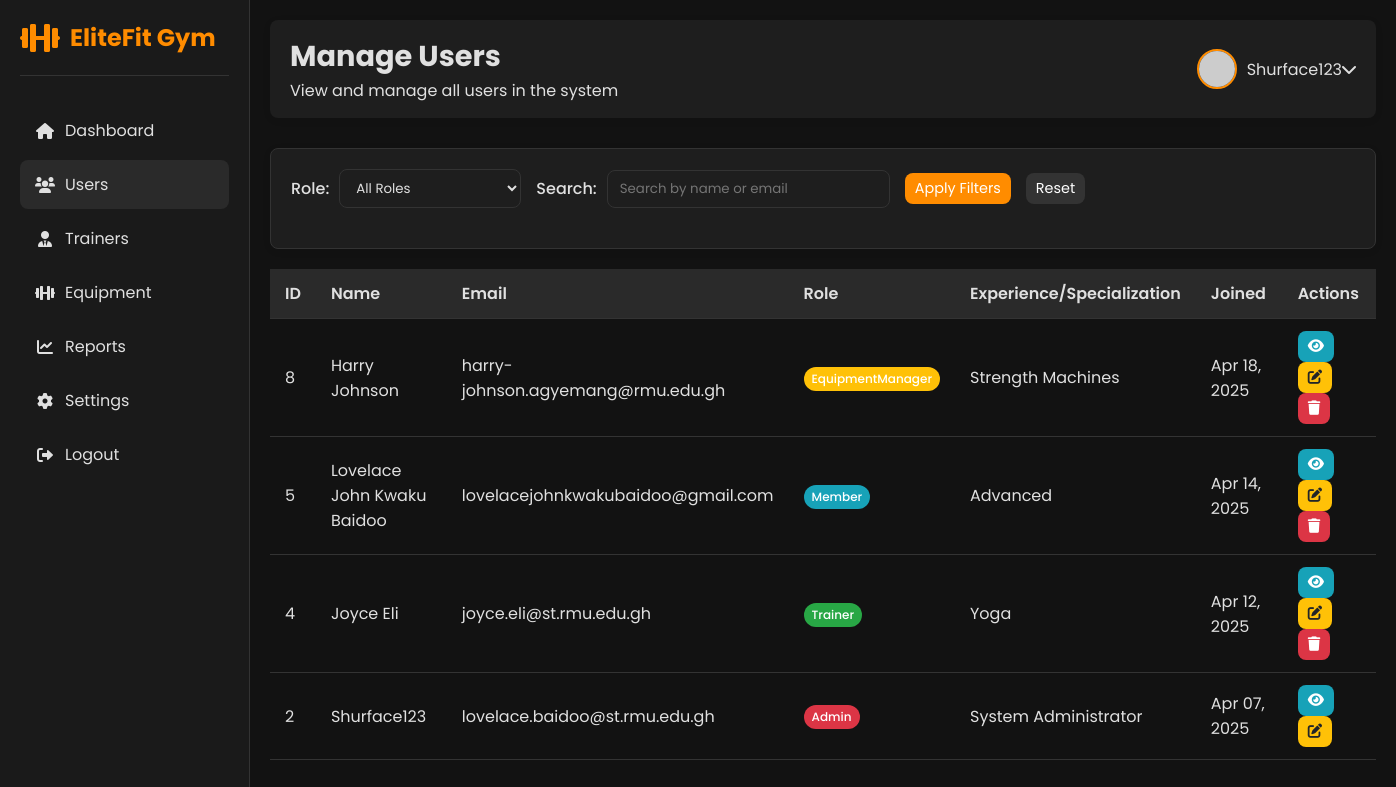
Page /Public/admin/users.php (signed in) on the committed database.
### tables this page shows
CREATE TABLE IF NOT EXISTS `users` (
  `id` int NOT NULL AUTO_INCREMENT,
  `name` varchar(100) NOT NULL,
  `email` varchar(100) NOT NULL,
  `password` varchar(255) NOT NULL,
  `role` enum('Member','Trainer','Admin','EquipmentManager') NOT NULL,
  `experience_level` varchar(50) DEFAULT NULL,
  `fitness_goals` text,
  `preferred_routines` text,
  `created_at` timestamp NULL DEFAULT CURRENT_TIMESTAMP,
  `height` varchar(20) DEFAULT NULL,
  `weight` decimal(5,2) DEFAULT NULL,
  `date_of_birth` date DEFAULT NULL,
  `profile_image` varchar(255) DEFAULT NULL,
  `phone` varchar(20) DEFAULT NULL,
  `locked_until` datetime DEFAULT NULL,
  `failed_attempts` int DEFAULT '0',
  PRIMARY KEY (`id`),
  UNIQUE KEY `email` (`email`),
  KEY `idx_locked_until` (`locked_until`)
);

### Public/admin/users.php (the view, shortened to what this page needs)
<?php
$userId = $_SESSION['user_id'];
$userName = $_SESSION['name'];
$search = isset($_GET['search']) ? $_GET['search'] : '';
$page = isset($_GET['page']) ? (int)$_GET['page'] : 1;
$perPage = 10;
$offset = ($page - 1) * $perPage;
$conn = connectDB();
$query = "SELECT id, name, email, role, experience_level, created_at FROM users WHERE 1=1";
$params = [];
$limitOffset = " ORDER BY created_at DESC LIMIT " . (int)$perPage . " OFFSET " . (int)$offset;
$query .= $limitOffset;
$stmt = $conn->prepare($query);
$stmt->execute($params);
$users = $stmt->fetchAll(PDO::FETCH_ASSOC);
$theme = isset($_COOKIE['admin_theme']) ? $_COOKIE['admin_theme'] : 'dark';
?>
<!DOCTYPE html>
<html lang="en" data-theme="<?php echo $theme; ?>">
<head>
   <link rel="stylesheet" href="https://cdnjs.cloudflare.com/ajax/libs/font-awesome/6.0.0-beta3/css/all.min.css">
</head>
<body>
   <div class="dashboard-container">
       <div class="sidebar">
           <div class="sidebar-header">
               <i class="fas fa-dumbbell fa-2x" style="color: var(--orange);"></i>
               <h2>EliteFit Gym</h2>
           </div>
           <ul class="sidebar-menu">
               <li><a href="dashboard.php"><i class="fas fa-home"></i> <span>Dashboard</span></a></li>
               <li><a href="users.php" class="active"><i class="fas fa-users"></i> <span>Users</span></a></li>
               <li><a href="trainers.php"><i class="fas fa-user-tie"></i> <span>Trainers</span></a></li>
               <li><a href="equipment-managers.php"><i class="fas fa-dumbbell"></i> <span>Equipment</span></a></li>
               <li><a href="reports.php"><i class="fas fa-chart-line"></i> <span>Reports</span></a></li>
               <li><a href="admin_settings.php"><i class="fas fa-cog"></i> <span>Settings</span></a></li>
               <li><a href="../logout.php"><i class="fas fa-sign-out-alt"></i> <span>Logout</span></a></li>
           </ul>
       </div>
       <div class="main-content">
           <div class="header">
               <div>
                   <h1>Manage Users</h1>
                   <p>View and manage all users in the system</p>
               </div>
               <div class="user-info">
                   <img src="https://randomuser.me/api/portraits/women/1.jpg" alt="User Avatar">
                   <div class="dropdown">
                       <div class="dropdown-toggle" onclick="toggleDropdown()">
                           <span><?php echo htmlspecialchars($userName); ?></span>
                           <i class="fas fa-chevron-down ml-2"></i>
                       </div>
                   </div>
               </div>
           </div>
           <div class="card">
               <form action="users.php" method="get" id="filterForm">
                   <div class="filter-section">
                       <div class="filter-group">
                           <label class="filter-label" for="role">Role:</label>
                           <select name="role" id="role" class="filter-select">
                               <option value="">All Roles</option>
                           </select>
                       </div>
                       <div class="filter-group">
                           <label class="filter-label" for="search">Search:</label>
                           <input type="text" name="search" id="search" class="filter-input" placeholder="Search by name or email" value="<?php echo htmlspecialchars($search); ?>">
                       </div>
                       <button type="submit" class="btn btn-sm">Apply Filters</button>
                       <a href="users.php" class="btn btn-sm" style="background-color: var(--secondary);">Reset</a>
                   </div>
               </form>
           </div>
           <div class="table-container table-responsive">
               <table class="table">
                   <thead>
                       <tr>
                           <th>ID</th>
                           <th>Name</th>
                           <th>Email</th>
                           <th>Role</th>
                           <th>Experience/Specialization</th>
                           <th>Joined</th>
                           <th>Actions</th>
                       </tr>
                   </thead>
                   <tbody>
                       <?php if (count($users) > 0): ?>
                           <?php foreach ($users as $user): ?>
                               <tr>
                                   <td><?php echo $user['id']; ?></td>
                                   <td><?php echo htmlspecialchars($user['name']); ?></td>
                                   <td><?php echo htmlspecialchars($user['email']); ?></td>
                                   <td>
                                       <?php
                                           $badgeClass = '';
                                           switch ($user['role']) {
                                               case 'Admin':
                                                   $badgeClass = 'badge-danger';
                                                   break;
                                               case 'Trainer':
                                                   $badgeClass = 'badge-success';
                                                   break;
                                               case 'EquipmentManager':
                                                   $badgeClass = 'badge-warning';
                                                   break;
                                               default:
                                                   $badgeClass = 'badge-info';
                                           }
                                       ?>
                                       <span class="badge <?php echo $badgeClass; ?>">
                                           <?php echo htmlspecialchars($user['role']); ?>
                                       </span>
                                   </td>
                                   <td><?php echo htmlspecialchars($user['experience_level'] ?? 'N/A'); ?></td>
                                   <td><?php echo date('M d, Y', strtotime($user['created_at'])); ?></td>
                                   <td>
                                       <a href="view-user.php?id=<?php echo $user['id']; ?>" class="btn btn-sm btn-info view-user" data-id="<?php echo $user['id']; ?>" title="View"><i class="fas fa-eye"></i></a>
                                       <a href="edit-user.php?id=<?php echo $user['id']; ?>" class="btn btn-sm btn-warning" title="Edit"><i class="fas fa-edit"></i></a>
                                       <?php if ($user['role'] !== 'Admin' || $user['id'] !== $userId): ?>
                                           <a href="javascript:void(0);" onclick="confirmDelete(<?php echo $user['id']; ?>, '<?php echo htmlspecialchars($user['name']); ?>')" class="btn btn-sm btn-danger delete-user" data-id="<?php echo $user['id']; ?>" title="Delete"><i class="fas fa-trash"></i></a>
                                       <?php endif; ?>
                                   </td>
                               </tr>
                           <?php endforeach; ?>
                       <?php else: ?>
                           <tr>
                               <td colspan="7" style="text-align: center;">No users found.</td>
                           </tr>
                       <?php endif; ?>
                   </tbody>
               </table>
           </div>
       </div>
   </div>
</body>
</html>

### Public/admin/users.php (style rules this page uses)
:root { --primary: #ff4d4d; --secondary: #333; --light: #f8f9fa; --dark: #212529; --success: #28a745; --danger: #dc3545; --warning: #ffc107; --info: #17a2b8; --border-radius: 8px; --orange: #FF8C00; --bg-light: #f5f7fa; --text-light: #333; --card-light: #ffffff; --border-light: #e0e0e0; --sidebar-light: #ffffff; --sidebar-text-light: #333; --sidebar-hover-light: #f0f0f0; --bg-dark: #121212; --text-dark: #e0e0e0; --card-dark: #1e1e1e; --border-dark: #333; --sidebar-dark: #1a1a1a; --sidebar-text-dark: #e0e0e0; --sidebar-hover-dark: #2a2a2a; }
[data-theme="dark"] { --bg-color: var(--bg-dark); --text-color: var(--text-dark); --card-bg: var(--card-dark); --border-color: var(--border-dark); --sidebar-bg: var(--sidebar-dark); --sidebar-text: var(--sidebar-text-dark); --sidebar-hover: var(--sidebar-hover-dark); --header-bg: var(--card-dark); }
* { margin: 0; padding: 0; box-sizing: border-box; font-family: 'Poppins', sans-serif; }
body { background-color: var(--bg-color); color: var(--text-color); transition: all 0.3s ease; }
.dashboard-container { display: flex; min-height: 100vh; }
.sidebar { width: 250px; background-color: var(--sidebar-bg); color: var(--sidebar-text); padding: 20px; position: fixed; height: 100vh; overflow-y: auto; transition: all 0.3s ease; border-right: 1px solid var(--border-color); z-index: 1000; }
.sidebar-header { display: flex; align-items: center; margin-bottom: 30px; padding-bottom: 20px; border-bottom: 1px solid var(--border-color); }
.sidebar-header h2 { font-size: 1.5rem; margin-left: 10px; color: var(--orange); }
.sidebar-menu { list-style: none; }
.sidebar-menu li { margin-bottom: 5px; }
.sidebar-menu a { display: flex; align-items: center; padding: 12px 15px; color: var(--sidebar-text); text-decoration: none; border-radius: var(--border-radius); transition: all 0.3s; }
.sidebar-menu a:hover, .sidebar-menu a.active { background-color: var(--sidebar-hover); }
.sidebar-menu a i { margin-right: 10px; width: 20px; text-align: center; }
.main-content { flex: 1; margin-left: 250px; padding: 20px; transition: all 0.3s ease; }
.header { display: flex; justify-content: space-between; align-items: center; margin-bottom: 30px; background-color: var(--header-bg); padding: 15px 20px; border-radius: var(--border-radius); box-shadow: 0 2px 10px rgba(0, 0, 0, 0.05); transition: all 0.3s ease; }
.header h1 { font-size: 1.8rem; color: var(--text-color); }
.user-info { display: flex; align-items: center; }
.user-info img { width: 40px; height: 40px; border-radius: 50%; margin-right: 10px; object-fit: cover; border: 2px solid var(--orange); }
.user-info .dropdown { position: relative; }
.user-info .dropdown-toggle { cursor: pointer; display: flex; align-items: center; color: var(--text-color); }
.card { background-color: var(--card-bg); border-radius: var(--border-radius); box-shadow: 0 2px 10px rgba(0, 0, 0, 0.05); padding: 20px; transition: all 0.3s ease; border: 1px solid var(--border-color); margin-bottom: 20px; }
.filter-section { display: flex; flex-wrap: wrap; gap: 15px; margin-bottom: 20px; align-items: center; }
.filter-group { display: flex; align-items: center; gap: 10px; }
.filter-label { font-weight: 500; color: var(--text-color); }
.filter-select, .filter-input { padding: 8px 12px; border-radius: var(--border-radius); border: 1px solid var(--border-color); background-color: var(--card-bg); color: var(--text-color); }
.table-container { overflow-x: auto; }
.table { width: 100%; border-collapse: collapse; }
.table th, .table td { padding: 12px 15px; text-align: left; border-bottom: 1px solid var(--border-color); }
.table th { font-weight: 600; color: var(--text-color); background-color: var(--sidebar-hover); }
.badge { display: inline-block; padding: 3px 8px; border-radius: 50px; font-size: 0.75rem; font-weight: 500; color: white; }
.badge-success { background-color: var(--success); }
.badge-danger { background-color: var(--danger); }
.badge-warning { background-color: var(--warning); }
.badge-info { background-color: var(--info); }
.btn { padding: 8px 15px; background-color: var(--orange); color: white; border: none; border-radius: var(--border-radius); cursor: pointer; transition: all 0.3s; text-decoration: none; display: inline-block; }
.btn-sm { padding: 5px 10px; font-size: 0.9rem; }
.btn-danger { background-color: var(--danger); }
.btn-warning { background-color: var(--warning); color: #212529; }
.btn-info { background-color: var(--info); }

### rows in the picture
users: id "8", name "Harry Johnson", email "harry-johnson.agyemang@rmu.edu.gh", role "EquipmentManager", experience_level "Strength Machines", created_at "Apr 18, 2025"
users: id "5", name "Lovelace John Kwaku Baidoo", email "lovelacejohnkwakubaidoo@gmail.com", role "Member", experience_level "Advanced", created_at "Apr 14, 2025"
users: id "4", name "Joyce Eli", email "joyce.eli@st.rmu.edu.gh", role "Trainer", experience_level "Yoga", created_at "Apr 12, 2025"
users: id "2", name "Shurface123", email "lovelace.baidoo@st.rmu.edu.gh", role "Admin", experience_level "System Administrator", created_at "Apr 07, 2025"

### other values in the picture
$userName "Shurface123"
